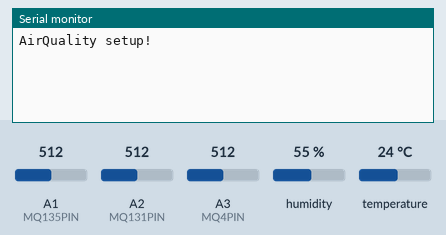
Recording of a sketch running on a simulated Arduino Uno, built with avr-gcc and run on an emulated ATmega328P. On the bench: the last lines printed to the serial monitor. Wiring (inferred from the names in the program): DHT11 sensor: data pin 2. The inputs (shaded band) are chosen by the test bench; at power-on: humidity 55 %, A1 (MQ135PIN) = 512, A2 (MQ131PIN) = 512, A3 (MQ4PIN) = 512, temperature 24 °C.

Above: at 1.4 s.
1.5 s: humidity set to 22 %
At 10.7 s:
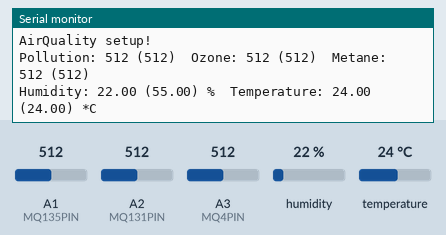
11.8 s: A1 (MQ135PIN) set to 370
At 21.5 s:
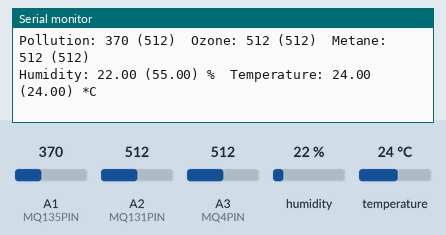
21.8 s: A2 (MQ131PIN) set to 370
At 31.6 s:
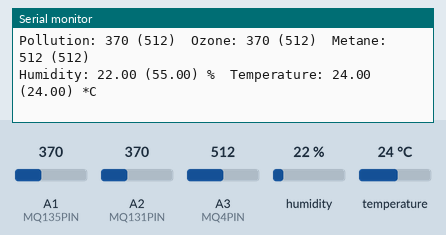
31.8 s: A3 (MQ4PIN) set to 370
At 41.7 s:
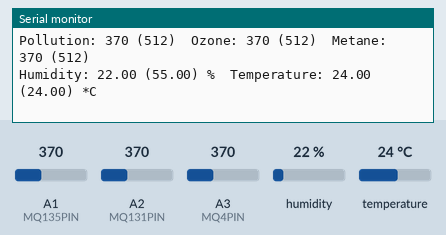
41.8 s: temperature set to 12 °C
At 51.66 s:
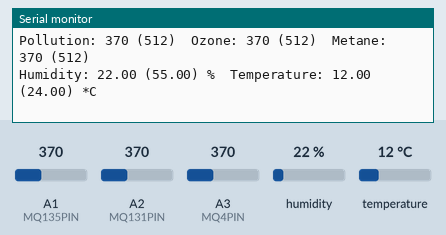
51.8 s: A1 (MQ135PIN) set to 390
At 62.6 s:
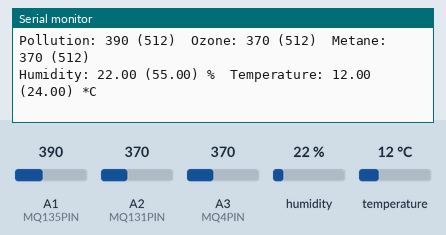
Timing chart, 0 to 62.8 s (numbered marks = the images above; inputs shaded):
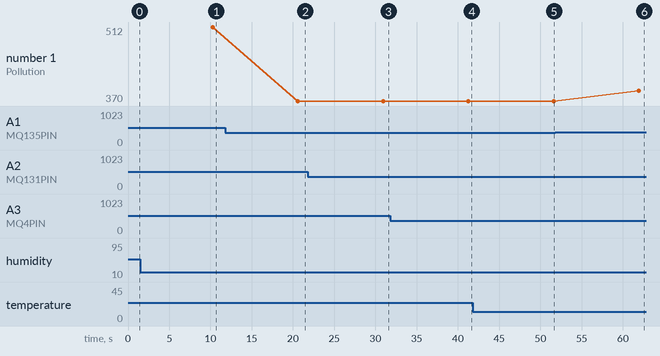

Measured:
- after the input at 1.5 s, the serial monitor: prints a new line after 8.8 s (image 1)
- after the input at 11.8 s, the serial monitor: prints a new line after 8.8 s (image 2)
- after the input at 21.8 s, the serial monitor: prints a new line after 9.1 s (image 3)
- after the input at 31.8 s, the serial monitor: prints a new line after 9.5 s (image 4)
- after the input at 41.8 s, the serial monitor: prints a new line after 9.9 s (image 5)
- after the input at 51.8 s, the serial monitor: prints a new line after 10.1 s (image 6)
- plotted number 1: 512 → 370 after the input at 11.8 s, 370 → 390 after the input at 51.8 s

The sketch:

AirQuality.ino
```cpp
#include <DHT.h>
#include <LiquidCrystal.h>
#include <LCDKeypad.h>

#define DHTPIN 2     // what pin we're connected to
#define MQ135PIN 1   // MQ-135
#define MQ131PIN 2   // MQ-131
#define MQ4PIN 3   // MQ-4

#define DHTTYPE DHT11   // DHT 11

int lcd_key     = 0;
int lcd_pressed = 0;
int adc_key_in  = 0;
#define btnRIGHT  0
#define btnUP     1
#define btnDOWN   2
#define btnLEFT   3
#define btnSELECT 4
#define btnNONE   5

// Connect pin 1 (on the left) of the sensor to +5V
// Connect pin 2 of the sensor to whatever your DHTPIN is
// Connect pin 4 (on the right) of the sensor to GROUND
// Connect a 10K resistor from pin 2 (data) to pin 1 (power) of the sensor


const int interval = 10*1000; // the interval between sensor reads, in ms
long lastReadTime = 0;        // the last time you read the sensor, in ms
long vccResult;

int mq4Reading = 0;
int mq131Reading = 0;
int mq135Reading = 0;
int mq4Max = 0;
int mq131Max = 0;
int mq135Max = 0;

float humidityReading;
float temperatureReading;
float humidityMax = 0;
float temperatureMax = 0;

DHT dht(DHTPIN, DHTTYPE);

LCDKeypad lcd;


void setup() {
  Serial.begin(9600);
  Serial.println("AirQuality setup!");
  readVcc();

  dht.begin();


  //lcd.begin(16, 2);
  //lcd.clear();

  readMQ4();
  readMQ135();
  readMQ131();
  readDHT();

  lcd_pressed = btnUP;

}

void loop() {

  // get the current time in ms:
  long currentTime = millis();
  if (currentTime > lastReadTime + interval) {
    readVcc();
    readMQ135();
    readMQ131();
    readMQ4();
    readDHT();
    /*
    lcdPrint();
    lcd_key = read_LCD_buttons();
    if (lcd_key != lcd_pressed) {
      lcd_pressed = lcd_key;
    }
    */
    serialPrint();
    lastReadTime = millis();
  }

}

void lcdPrint() {

   lcd.clear();
   if (lcd_pressed == btnUP) {
    lcd.print("P: ");
    lcd.print(mq135Reading);
    lcd.print(" (");
    lcd.print(mq135Max);
    lcd.print(")");
    lcd.setCursor(0,1);
    lcd.print("O: ");
    lcd.print(mq131Reading);
    lcd.print(" (");
    lcd.print(mq131Max);
    lcd.print(")");
   }
   else {
  // check if returns are valid, if they are NaN (not a number) then something went wrong!
  if (isnan(temperatureReading) || isnan(humidityReading)) {
    lcd.println("Failed to read from DHT");
  } else {
    lcd.print("H: ");
    lcd.print(humidityReading);
    lcd.print(" (");
    lcd.print(humidityMax);
    lcd.print(")");
    lcd.print(" % ");
     lcd.setCursor(0,1);
   lcd.print("T: ");
    lcd.print(temperatureReading);
    lcd.print(" (");
    lcd.print(temperatureMax);
    lcd.print(")");
    lcd.print(" *C");
  }
   }

}


void serialPrint() {

    Serial.print("Pollution: ");
    Serial.print(mq135Reading);
    Serial.print(" (");
    Serial.print(mq135Max);
    Serial.print(")");
    Serial.print("\t");
    Serial.print("Ozone: ");
    Serial.print(mq131Reading);
    Serial.print(" (");
    Serial.print(mq131Max);
    Serial.print(")");
    Serial.print("\t");
    Serial.print("Metane: ");
    Serial.print(mq4Reading);
    Serial.print(" (");
    Serial.print(mq4Max);
    Serial.print(")");
    Serial.println("");

  // check if returns are valid, if they are NaN (not a number) then something went wrong!
  if (isnan(temperatureReading) || isnan(humidityReading)) {
    Serial.println("Failed to read from DHT");
  } else {
    Serial.print("Humidity: ");
    Serial.print(humidityReading);
    Serial.print(" (");
    Serial.print(humidityMax);
    Serial.print(")");
    Serial.print(" %\t");
    Serial.print("Temperature: ");
    Serial.print(temperatureReading);
    Serial.print(" (");
    Serial.print(temperatureMax);
    Serial.print(")");
    Serial.print(" *C");
    Serial.println("");
  }
}

// To read internal voltage from arduino
long readVcc() {
  // Read 1.1V reference against AVcc
  ADMUX = _BV(REFS0) | _BV(MUX3) | _BV(MUX2) | _BV(MUX1);
  delay(2); // Wait for Vref to settle
  ADCSRA |= _BV(ADSC); // Convert
  while (bit_is_set(ADCSRA,ADSC));
  vccResult = ADCL;
  vccResult |= ADCH<<8;
  vccResult = 1126400L / vccResult; // Back-calculate AVcc in mV
  vccResult /= 1000; // voltage is returned in millivolts, so divide by 1000
  return vccResult;
}

// READ MQ4
float readMQ4 (){
    mq4Reading = analogRead(MQ4PIN);
    if (mq4Reading > mq4Max) {
      mq4Max = mq4Reading;
    }
    float voltage = mq4Reading * vccResult;
    voltage /= 1024.0;
    return voltage;
}

// READ MQ135
float readMQ135 (){
    mq135Reading = analogRead(MQ135PIN);
    if (mq135Reading > mq135Max) {
      mq135Max = mq135Reading;
    }
    float voltage = mq135Reading * vccResult;
    voltage /= 1024.0;
    return voltage;
}

// READ MQ131
float readMQ131 (){
    mq131Reading = analogRead(MQ131PIN);
    if (mq131Reading > mq131Max) {
      mq131Max = mq131Reading;
    }
    float voltage = mq131Reading * vccResult;
    voltage /= 1024.0;
    return voltage;
}

void readDHT() {
  // Reading temperature or humidity takes about 250 milliseconds!
  // Sensor readings may also be up to 2 seconds 'old' (its a very slow sensor)
  humidityReading = dht.readHumidity();
    if (humidityReading > humidityMax) {
      humidityMax = humidityReading;
    }
  temperatureReading = dht.readTemperature();
    if (temperatureReading > temperatureMax) {
      temperatureMax = temperatureReading;
    }

}

// read the buttons
int read_LCD_buttons()
{
 adc_key_in = analogRead(0);      // read the value from the sensor
 // my buttons when read are centered at these valies: 0, 144, 329, 504, 741
 // we add approx 50 to those values and check to see if we are close
 if (adc_key_in > 1000) return btnNONE; // We make this the 1st option for speed reasons since it will be the most likely result
 if (adc_key_in < 50)   return btnRIGHT;
 if (adc_key_in < 195)  return btnUP;
 if (adc_key_in < 380)  return btnDOWN;
 if (adc_key_in < 555)  return btnLEFT;
 if (adc_key_in < 790)  return btnSELECT;
 return btnNONE;  // when all others fail, return this...
}
```
